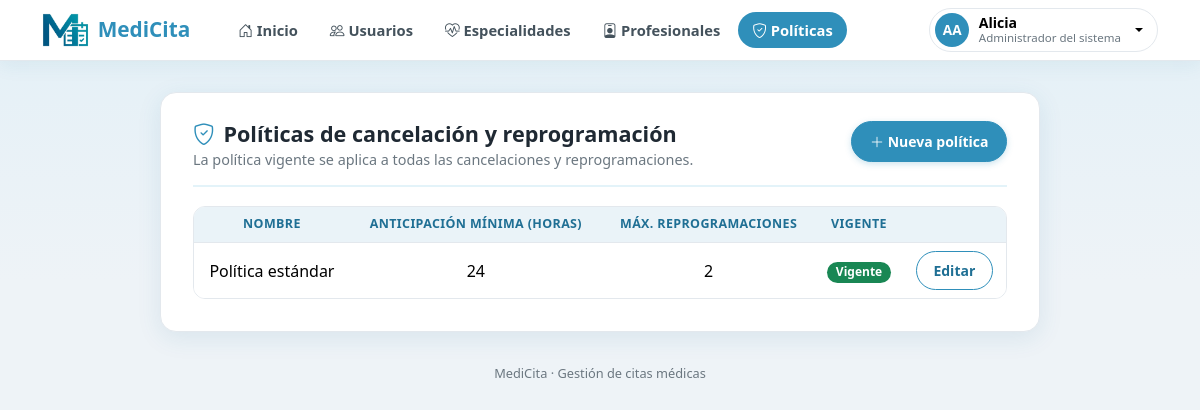
Screenshot of /gestion/politicas/ (signed in) with the database file from the repository.
### usuarios/models.py (models this page shows, shortened)
class Usuario(AbstractUser):
    class Rol(models.TextChoices):
        PACIENTE = "PACIENTE", "Paciente"
        PROFESIONAL = "PROFESIONAL", "Profesional de la salud"
        PERSONAL = "PERSONAL", "Personal administrativo"
        ADMIN = "ADMIN", "Administrador del sistema"
    username = None
    email = models.EmailField("correo electrónico", unique=True)
    documento = models.CharField("documento de identidad", max_length=20, unique=True)
    telefono = models.CharField("teléfono", max_length=20, blank=True)
    fecha_nacimiento = models.DateField("fecha de nacimiento", null=True, blank=True)
    rol = models.CharField(max_length=12, choices=Rol.choices, default=Rol.PACIENTE)
    USERNAME_FIELD = "email"
    REQUIRED_FIELDS = ["first_name", "last_name", "documento"]
    objects = UsuarioManager()

### citas/models.py (models this page shows, shortened)
class PoliticaCita(models.Model):
    nombre = models.CharField(max_length=80)
    horas_min_anticipacion = models.PositiveIntegerField("anticipación mínima (horas)", default=24)
    max_reprogramaciones = models.PositiveIntegerField("máximo de reprogramaciones", default=2)
    activa = models.BooleanField("vigente", default=True)
    class Meta:
        verbose_name = "política de citas"
        verbose_name_plural = "políticas de citas"
        ordering = ["-activa", "-id"]
    @classmethod
    def vigente(cls):
        """La política activa; si no existe ninguna se usa una predeterminada (24 h y 2 reprogramaciones)."""
        return cls.objects.filter(activa=True).order_by("-id").first() or cls(
            nombre="Predeterminada", horas_min_anticipacion=24, max_reprogramaciones=2)

### citas/views_gestion.py (the view)
# urls.py: path("gestion/politicas/", g.politicas, name="politicas"),
@rol_requerido(ADMIN)
def politicas(request):
    return render(request, "gestion/politicas.html", {
        "politicas": PoliticaCita.objects.all(),
        "hay_vigente": PoliticaCita.objects.filter(activa=True).exists(),
    })

### usuarios/context.py (called while the page is built)
def paciente_gestionado(request):
    usuario = getattr(request, "user", None)
    if usuario is not None and usuario.is_authenticated and usuario.rol == Usuario.Rol.PERSONAL:
        pk = request.session.get("paciente_gestionado")
        if pk:
            return {"paciente_gestionado": Usuario.objects.filter(pk=pk, rol=Usuario.Rol.PACIENTE).first()}
    return {}

### usuarios/permisos.py (called while the page is built)
def rol_requerido(*roles):
    def decorador(vista):
        @wraps(vista)
        def envoltura(request, *args, **kwargs):
            if request.user.rol not in roles:
                messages.error(request, "No tienes permiso para acceder a esa sección.")
                return redirect("panel")
            return vista(request, *args, **kwargs)
        return login_required(envoltura)
    return decorador

### templates/gestion/politicas.html (shortened to what this page needs)
{% extends "base_app.html" %}
{% block cuerpo %}
<div class="mc-pagehead">
  <div><h1><i class="bi bi-shield-check"></i> Políticas de cancelación y reprogramación</h1><p>La política vigente se aplica a todas las cancelaciones y reprogramaciones.</p></div>
  <a class="btn btn-mc btn-sm" href="{% url 'politica_nueva' %}"><i class="bi bi-plus-lg"></i> Nueva política</a>
</div>
<table class="table align-middle mc-tabla">
  <thead><tr><th>Nombre</th><th>Anticipación mínima (horas)</th><th>Máx. reprogramaciones</th><th>Vigente</th><th></th></tr></thead>
  <tbody>
  {% for p in politicas %}
    <tr><td>{{ p.nombre }}</td><td>{{ p.horas_min_anticipacion }}</td><td>{{ p.max_reprogramaciones }}</td>
      <td>{% if p.activa %}<span class="badge bg-success">Vigente</span>{% else %}<span class="badge bg-secondary">Inactiva</span>{% endif %}</td>
      <td><a class="btn btn-sm btn-mc-outline" href="{% url 'politica_editar' p.pk %}">Editar</a></td></tr>
  {% empty %}<tr><td colspan="5" class="text-muted">Aún no hay políticas.</td></tr>
  {% endfor %}
  </tbody>
</table>
{% endblock %}

### templates/_topbar.html (shortened to what this page needs)
{% load static %}{% with u=request.resolver_match.url_name %}
<nav class="navbar navbar-expand-lg mc-nav">
  <div class="container-xl">
    <a class="navbar-brand mc-nav-brand" href="{% url 'panel' %}">
      <img src="{% static 'img/logo.png' %}" alt="" style="height:34px;width:auto" class="mc-logo" draggable="false"><span>MediCita</span>
    </a>
    <div class="collapse navbar-collapse" id="mcNav">
      <ul class="navbar-nav me-auto mb-2 mb-lg-0 ms-lg-3">
        <li class="nav-item"><a class="nav-link {% if u == 'panel' %}active{% endif %}" href="{% url 'panel' %}"><i class="bi bi-house-door"></i> Inicio</a></li>
        {% if user.rol == 'PACIENTE' %}
          <li class="nav-item"><a class="nav-link {% if u == 'horarios' or u == 'cita_nueva' or u == 'cita_confirmacion' %}active{% endif %}" href="{% url 'horarios' %}"><i class="bi bi-calendar-plus"></i> Disponibilidad</a></li>
          <li class="nav-item"><a class="nav-link {% if u == 'mis_citas' or u == 'cita_cancelar' or u == 'cita_reprogramar' %}active{% endif %}" href="{% url 'mis_citas' %}"><i class="bi bi-journal-medical"></i> Mis citas</a></li>
        {% elif user.rol == 'PROFESIONAL' %}
          <li class="nav-item"><a class="nav-link {% if u == 'agenda' %}active{% endif %}" href="{% url 'agenda' %}"><i class="bi bi-calendar3"></i> Mi agenda</a></li>
        {% elif user.rol == 'ADMIN' %}
          <li class="nav-item"><a class="nav-link {% if u == 'gestion_usuarios' %}active{% endif %}" href="{% url 'gestion_usuarios' %}"><i class="bi bi-people"></i> Usuarios</a></li>
          <li class="nav-item"><a class="nav-link {% if u == 'especialidades' or u == 'especialidad_editar' %}active{% endif %}" href="{% url 'especialidades' %}"><i class="bi bi-heart-pulse"></i> Especialidades</a></li>
          <li class="nav-item"><a class="nav-link " href="{% url 'profesionales' %}"><i class="bi bi-person-badge"></i> Profesionales</a></li>
          <li class="nav-item"><a class="nav-link {% if u == 'politicas' or u == 'politica_nueva' or u == 'politica_editar' %}active{% endif %}" href="{% url 'politicas' %}"><i class="bi bi-shield-check"></i> Políticas</a></li>
        {% endif %}
      </ul>
      <div class="dropdown">
        <button class="mc-user dropdown-toggle" type="button" data-bs-toggle="dropdown" aria-expanded="false">
          <span class="mc-avatar">{{ user.first_name|slice:":1" }}{{ user.last_name|slice:":1" }}</span>
          <span class="mc-user-info"><strong>{{ user.first_name }}</strong><small>{{ user.get_rol_display }}</small></span>
        </button>
      </div>
    </div>
  </div>
</nav>
{% endwith %}

### static/css/style.css (style rules this page uses)
:root { --mc: #2f8fba; --mc-dark: #1f6f94; --mc-light: #e3f3f9; --ink: #1f2933; --muted: #6b7780; --line: #e3e8ed; }
body { background: #eef3f7 linear-gradient(180deg, #e3f0f7 0, #eef3f7 280px) no-repeat; font-family: "Segoe UI", system-ui, -apple-system, sans-serif; color: var(--ink); min-height: 100vh; }
a { color: var(--mc-dark); }
.mc-nav { background: #fff; box-shadow: 0 1px 0 var(--line), 0 6px 18px rgba(31, 111, 148, .07); padding: .5rem 0; position: sticky; top: 0; z-index: 1030; }
.mc-nav-brand { display: flex; align-items: center; gap: .55rem; font-weight: 700; color: var(--mc) !important; font-size: 1.3rem; }
.mc-nav .nav-link { color: #44525c; font-weight: 600; font-size: .92rem; border-radius: 999px; padding: .45rem .9rem !important; margin: 0 .1rem; }
.mc-nav .nav-link.active { background: var(--mc); color: #fff; }
.mc-user { display: flex; align-items: center; gap: .6rem; background: #fff; border: 1px solid var(--line); border-radius: 999px; padding: .25rem .9rem .25rem .3rem; }
.mc-avatar { width: 34px; height: 34px; border-radius: 50%; background: var(--mc); color: #fff; font-weight: 700; font-size: .85rem; display: grid; place-items: center; text-transform: uppercase; }
.mc-user-info { display: flex; flex-direction: column; text-align: left; line-height: 1.15; }
.mc-user-info strong { font-size: .88rem; }
.mc-user-info small { color: var(--muted); font-size: .72rem; }
.mc-pagehead { display: flex; justify-content: space-between; align-items: flex-start; flex-wrap: wrap; gap: .75rem; padding-bottom: .9rem; margin-bottom: 1.2rem; border-bottom: 2px solid var(--mc-light); }
.mc-pagehead h1 { font-size: 1.35rem; font-weight: 700; color: var(--ink); margin: 0; display: flex; align-items: center; gap: .55rem; }
.mc-pagehead h1 i { color: var(--mc); }
.mc-pagehead p { margin: .15rem 0 0; color: var(--muted); font-size: .9rem; }
.btn-mc { background: var(--mc); border: 1px solid var(--mc); color: #fff; border-radius: 999px; font-weight: 600; padding: .55rem 1.1rem; transition: all .15s; box-shadow: 0 2px 6px rgba(47, 143, 186, .25); }
.btn-mc-outline { border: 1px solid var(--mc); border-radius: 999px; font-weight: 600; background: #fff; color: var(--mc-dark); padding: .5rem 1.05rem; transition: all .15s; }
.mc-tabla { border-collapse: separate; border-spacing: 0; border: 1px solid var(--line); border-radius: 12px; overflow: hidden; margin-bottom: 0; }
.mc-tabla th { background: #eaf3f8; color: var(--mc-dark); font-size: .78rem; text-transform: uppercase; letter-spacing: .03em; text-align: center; border-bottom: 1px solid var(--line) !important; }
.mc-tabla td { text-align: center; vertical-align: middle; border-bottom: 1px solid var(--line) !important; }
.mc-tabla tbody tr:last-child td { border-bottom: 0 !important; }
.badge { font-weight: 600; padding: .4em .7em; border-radius: 999px; }
.mc-logo { -webkit-user-drag: none; user-select: none; -webkit-user-select: none; pointer-events: none; }

### rows the page displays
Usuario: first_name "A", last_name "A", first_name "Alicia", rol "Administrador del sistema"
PoliticaCita: nombre "Política estándar", horas_min_anticipacion "24", max_reprogramaciones "2", activa "Vigente"
